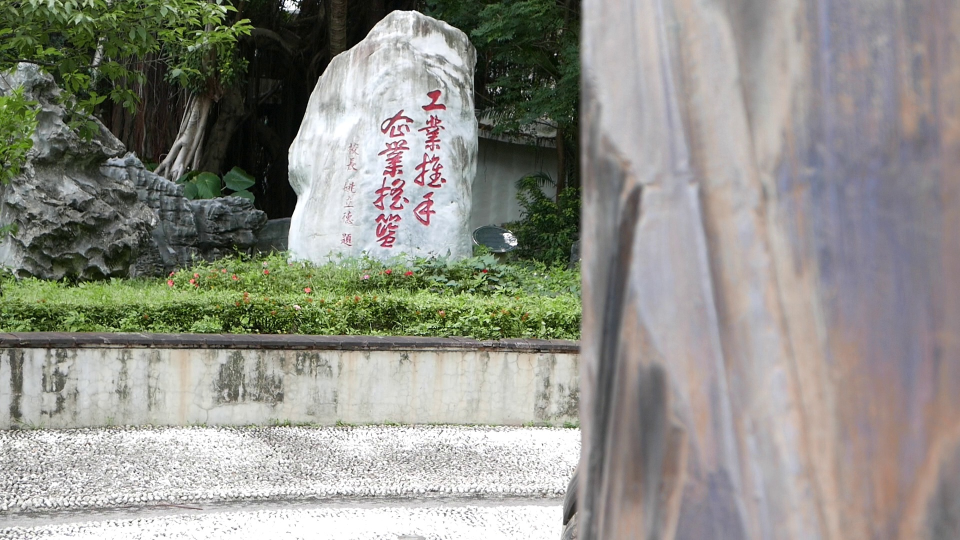
#> input picture result/sharpest_01.jpg, 1920 x 1080 px (shown at 1/2 size)
$ python segmentation.py
#> lines starting #> are read from the running program, lines starting #| are printed output that depends on the picture; after the words box and inside, x2 and y2 are one past the last pixel; in counts of white or black regions, pixels touching at a corner belong together
### edge_detection.py
import cv2
import numpy as np
from pykuwahara import kuwahara


def edge_detection_rgb(image, low_threshold=50, high_threshold=150, kuwa=False):
    if not isinstance(image, np.ndarray):
        raise ValueError(
            'Input must be a numpy array but got {}'.format(type(image)))
    if image.ndim != 3:
        raise ValueError('Input must be a color image')

    # kuwahara filter
    if kuwa:
        image = kuwahara(image, method='gaussian', radius=7)

    # [9 lines of commented-out code are left out]
    gray = cv2.cvtColor(image, cv2.COLOR_BGR2GRAY)
    edges = cv2.Canny(gray, low_threshold, high_threshold)

    return edges


# [4 lines that do not run on import are left out]

### contour.py
import cv2
import numpy as np


def find_contours(edges, area_threshold=5000):
    if not isinstance(area_threshold, int):
        raise ValueError('Area threshold must be an integer but got {}'.format(
            type(area_threshold)))
    if not isinstance(edges, np.ndarray):
        raise ValueError('Input must be a numpy array but got {}'.format(
            type(edges)))
    if edges.ndim != 2:
        raise ValueError('Input must be a binary image')

    # find contours
    contours, _ = cv2.findContours(
        edges, cv2.RETR_EXTERNAL, cv2.CHAIN_APPROX_SIMPLE)

    # filter contours by area
    filtered_contours = []
    for contour in contours:
        area = cv2.contourArea(contour)
        if area > area_threshold:
            filtered_contours.append(contour)

    return filtered_contours


# [14 lines that do not run on import are left out]

### segmentation.py
import cv2
import numpy as np


def contours_segmentation(image, contours, area_threshold=1000):
    if not isinstance(image, np.ndarray):
        raise ValueError(
            'Input must be a numpy array but got {}'.format(type(image)))
    if not isinstance(contours, list):
        raise ValueError(
            'Input must be a list of contours but got {}'.format(type(contours)))
    if contours and not all(isinstance(contour, np.ndarray) for contour in contours):
        raise ValueError('All contours must be numpy arrays')

    # set up
    segmented_images = []
    height, width, _ = image.shape
    all_masks = np.zeros((height, width), dtype=np.uint8)

    # segment the image based on the contours
    for i, contour in enumerate(contours):
        mask = np.zeros((height, width), dtype=np.uint8)
        cv2.drawContours(all_masks, [contour], -1, (255), thickness=cv2.FILLED)
        cv2.drawContours(mask, [contour], -1, (255), thickness=cv2.FILLED)
        segmented_image = cv2.bitwise_and(image, image, mask=mask)
        segmented_images.append(segmented_image)

    # add the uncovered regions
    uncovered_mask = cv2.bitwise_not(all_masks)
    num_labels, labels = cv2.connectedComponents(uncovered_mask)
    other_regions = np.zeros((height, width), dtype=np.uint8)
    for label in range(1, num_labels):
        mask = np.zeros((height, width), dtype=np.uint8)
        mask[labels == label] = 255
        if np.sum(mask) >= 255 * area_threshold:
            uncovered_regions = cv2.bitwise_and(image, image, mask=mask)
            segmented_images.append(uncovered_regions)
        else:
            other_regions = cv2.bitwise_or(other_regions, mask)
    if np.sum(other_regions) > 0:
        other_regions = cv2.bitwise_and(image, image, mask=other_regions)
        segmented_images.append(other_regions)

    return segmented_images


if __name__ == '__main__':
    from edge_detection import edge_detection_rgb
    from contour import find_contours

    image = cv2.imread('./result/sharpest_01.jpg')
#> image is the input picture: shape (1080, 1920, 3); mean B, G, R 136.4, 144.2, 144
    edges = edge_detection_rgb(image)
#> in edge_detection_rgb, `gray = cv2.cvtColor(image, cv2.COLOR_BGR2GRAY)`:
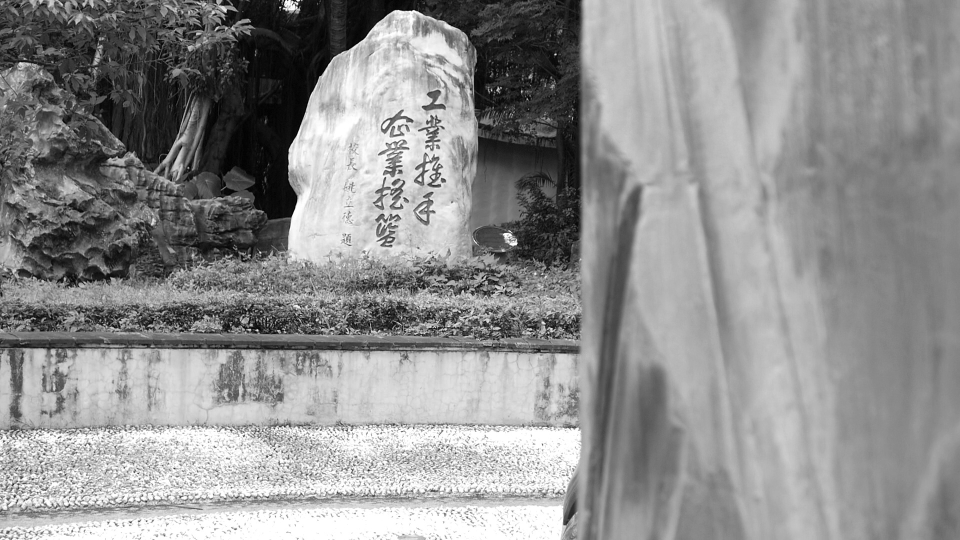
#> gray: shape (1080, 1920) (shown at 1/2 size); min 0, max 255, mean 143.3
#> in edge_detection_rgb, `edges = cv2.Canny(gray, low_threshold, high_threshold)`:
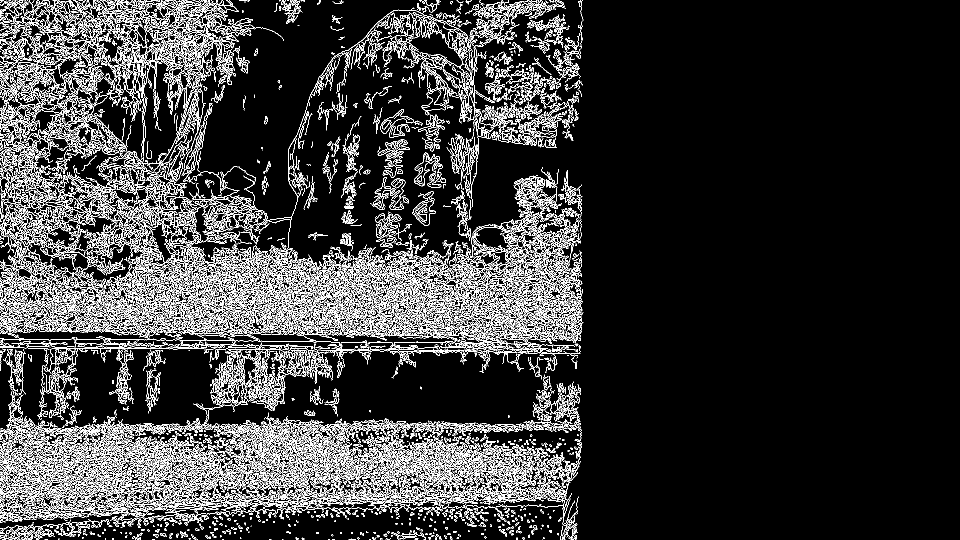
#> edges: shape (1080, 1920) (shown at 1/2 size); 13% white in thin lines or dots, all inside (x1, y1, x2, y2) = (0, 0, 1167, 1080)
    print(f'Edges Shape: {edges.shape}')
#| Edges Shape: (1080, 1920)
    cv2.imwrite('./images/edges.jpg', edges)
    kernel_size = 7
    contours = find_contours(cv2.morphologyEx(edges, cv2.MORPH_CLOSE, np.ones(
        (kernel_size, kernel_size), np.uint8)))
#> in find_contours, `contours, _ = cv2.findContours( edges, cv2.RETR_EXTERNAL, cv2.CHAIN_AP..`: contours = 98 contours, 70 with area under 20; largest, box (x1, y1, x2, y2) and area: (0, 0, 1167, 1080) 1083346, (548, 0, 609, 48) 1351, (760, 1054, 884, 1080) 1248, (523, 322, 542, 389) 294, (444, 1051, 485, 1069) 278
#> in find_contours, `contours, _ = cv2.findContours( edges, cv2.RETR_EXTERNAL, cv2.CHAIN_AP..`:
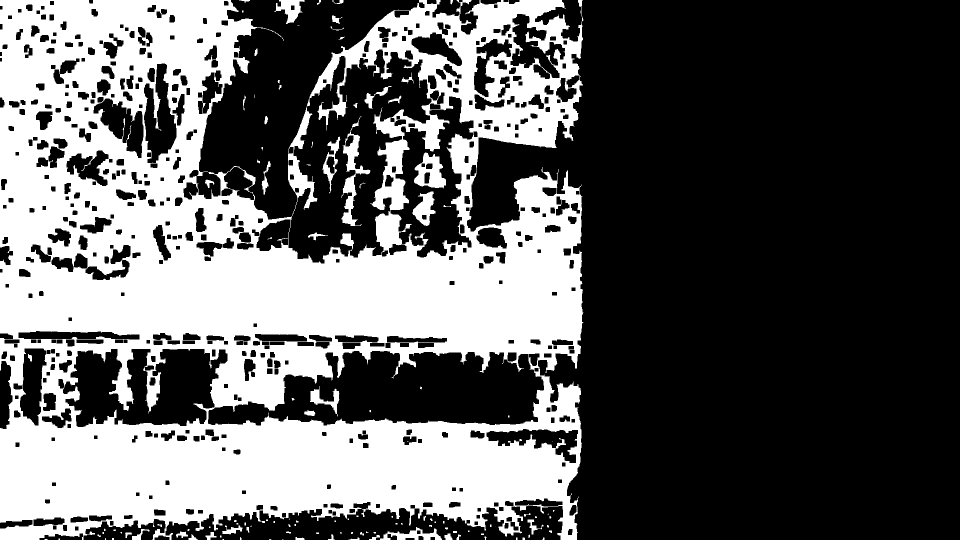
#> edges: shape (1080, 1920) (shown at 1/2 size); 37.2% white; 123 white regions (64 under 20 px)
#> the loop in find_contours, `for contour in contours:` made 98 passes
#> area on passes 11, 12, 16, 18, 19, 21, 23, 25, 30, 35, 41, 44: 27.5, 56, 66.5, 34, 38, 77, 125.5, 53.5, 131.5, 135.5, 196, 1248.5
#> (contour, area) on pass 36: ([[906, 1062], [906, 1065], [913, 1065], [913, 1062]], 21)
#> after the loop in find_contours, `for contour in contours:`: filtered_contours = 1 contour; box (x1, y1, x2, y2) and area: (0, 0, 1167, 1080) 1083346
#> contours has the same summary as filtered_contours in find_contours
    # contours = find_contours(edges)
    print(f'Number of Contours: {len(contours)}')
#| Number of Contours: 1
    cv2.imwrite('./images/contours.jpg', image)
    segmented_image = contours_segmentation(image, contours)
#> the loop in contours_segmentation, `for i, contour in enumerate(contours):` made 1 pass
#> pass 1, in contours_segmentation, `segmented_image = cv2.bitwise_and(image, image, mask=mask)`:
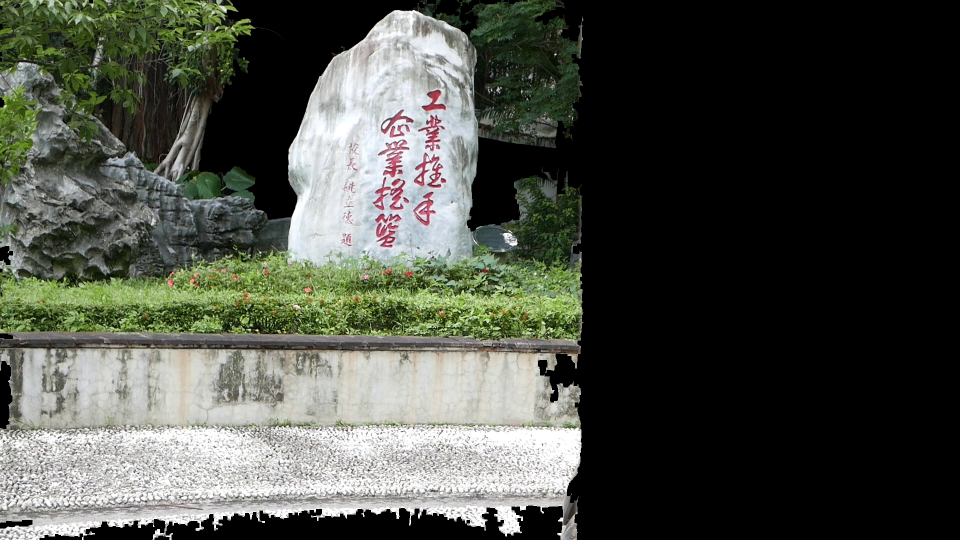
#> segmented_image: shape (1080, 1920, 3) (shown at 1/2 size); mean B, G, R 68.7, 76.8, 73.7
#> after the loop in contours_segmentation, `for i, contour in enumerate(contours):`:
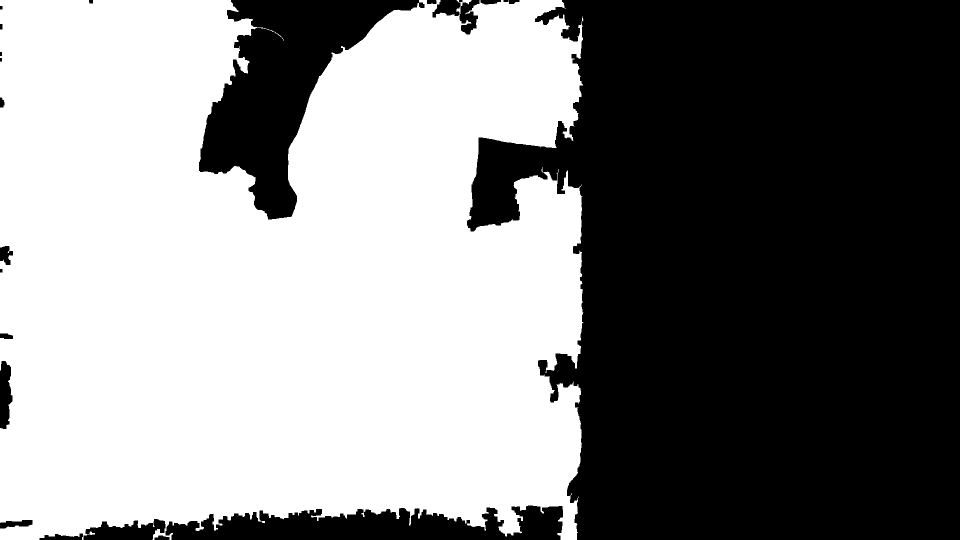
#> all_masks: shape (1080, 1920) (shown at 1/2 size); 52.5% white; 23 black regions, largest, box (x1, y1, x2, y2) and area: (934, 0, 1920, 1080) 855067, (398, 0, 849, 439) 78901, (331, 1011, 1126, 1080) 37767
#> after the loop in contours_segmentation, `for i, contour in enumerate(contours):`: segmented_images = 1 item
#> in contours_segmentation, `num_labels, labels = cv2.connectedComponents(uncovered_mask)`:
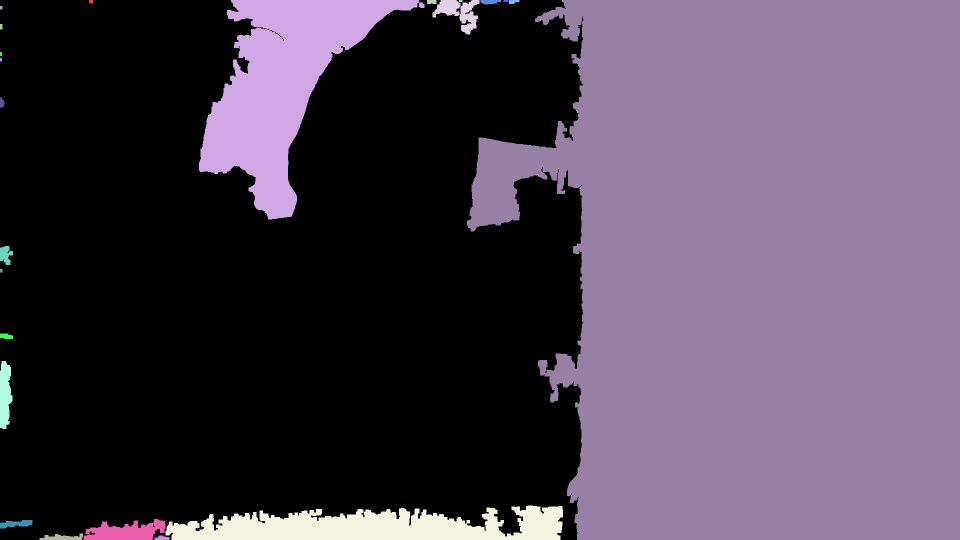
#> labels: shape (1080, 1920) int32 (shown at 1/2 size); 24 distinct labels, from 0 to 23; one colour per label, 0 black
#> in contours_segmentation, `num_labels, labels = cv2.connectedComponents(uncovered_mask)`: num_labels = 24
#> after the loop in contours_segmentation, `for label in range(1, num_labels):`: mask: shape (1080, 1920); 0.01% white; 1 white region, box (x1, y1, x2, y2) and area: (309, 1071, 339, 1080) 208
#> after the loop in contours_segmentation, `for label in range(1, num_labels):`:
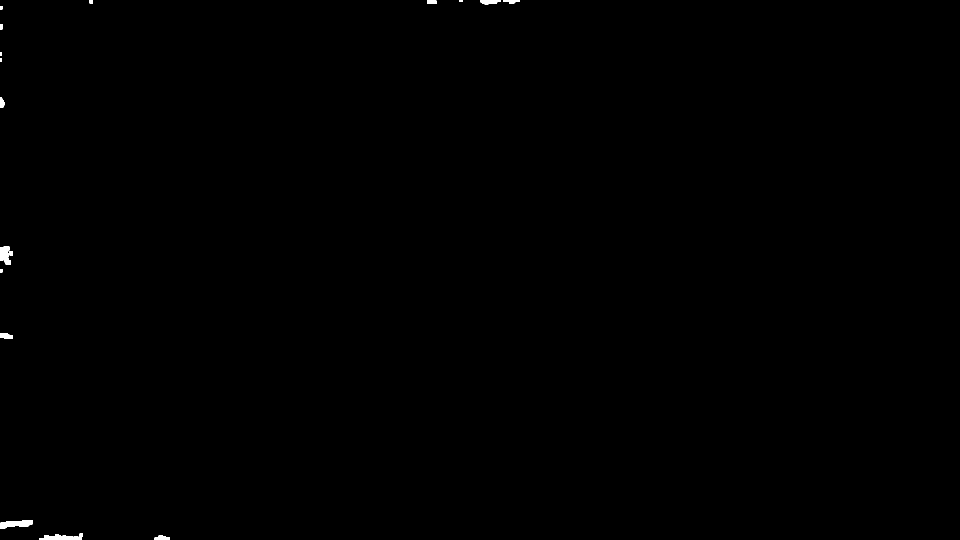
#> other_regions: shape (1080, 1920) (shown at 1/2 size); 0.17% white; 17 white regions, largest, box (x1, y1, x2, y2) and area: (0, 1040, 65, 1057) 725, (79, 1067, 166, 1080) 711, (0, 492, 26, 530) 672
#> after the loop in contours_segmentation, `for label in range(1, num_labels):`: segmented_images = 7 items
#> segmented_image = 8 items
